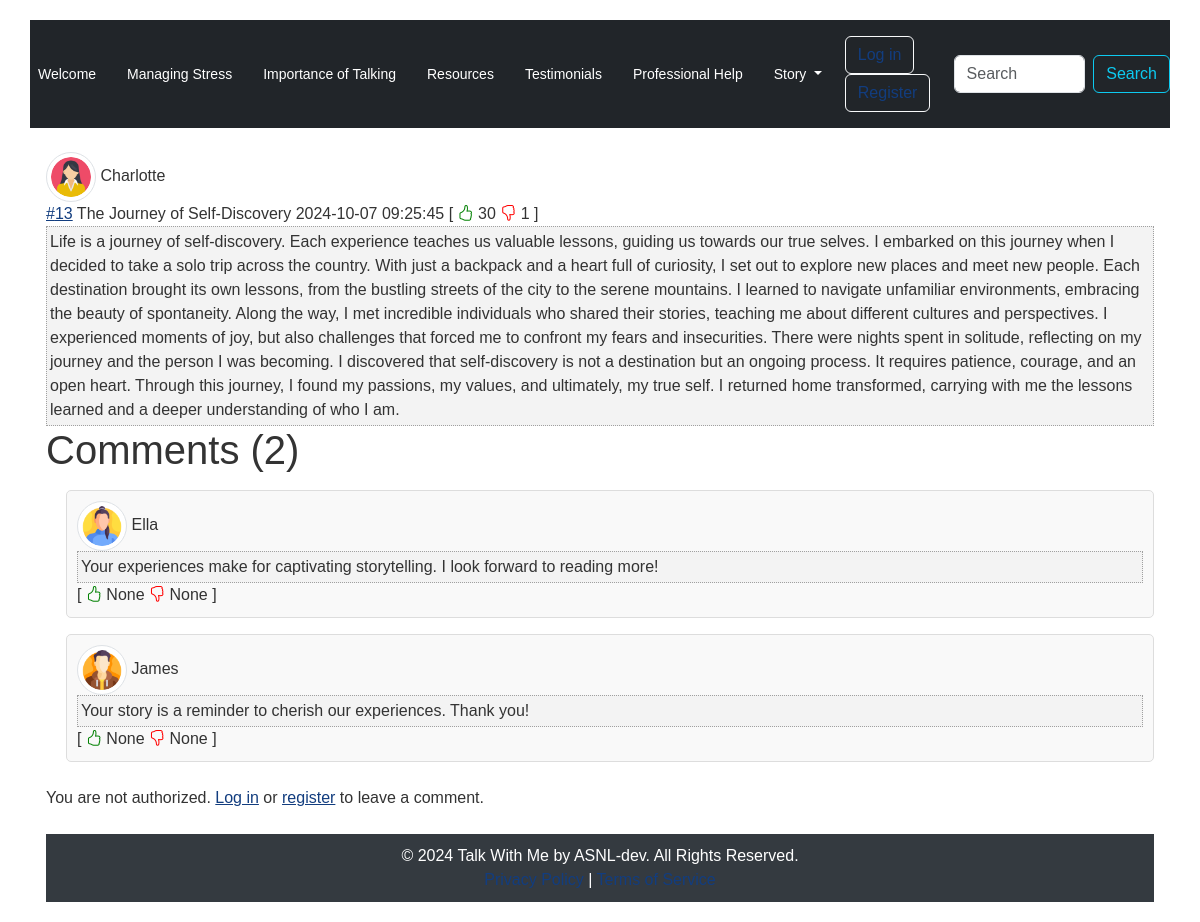
Page /post/13 on the committed database.
### models.py (models this page shows)
class User(db.Model):
    __tablename__ = 'users'
    id = db.Column(db.Integer, primary_key=True)
    username = db.Column(db.String(20), unique=True, nullable=False)
    email = db.Column(db.String(120), unique=True, nullable=False)
    password = db.Column(db.String(60), nullable=False)
    profile_picture_url = db.Column(db.String(200), nullable=True)  # New field
    stories = db.relationship('Story', backref='author', lazy=True)
    comments = db.relationship('Comment', backref='author', lazy=True)
    actions = db.relationship('UserAction', backref='user', lazy=True)

class Story(db.Model):
    __tablename__ = 'stories'
    id = db.Column(db.Integer, primary_key=True)
    title = db.Column(db.String(100), nullable=False)
    content = db.Column(db.Text, nullable=False)
    user_id = db.Column(db.Integer, db.ForeignKey('users.id'), nullable=False)
    datetime = db.Column(db.DateTime, default=datetime.utcnow)
    likes = db.Column(db.Integer, default=0)  # Add likes attribute
    dislikes = db.Column(db.Integer, default=0)  # Add dislikes attribute
    story_actions = db.relationship('UserAction', backref='acted_on_story', lazy=True, cascade="all, delete-orphan")

class Comment(db.Model):
    __tablename__ = 'comments'
    id = db.Column(db.Integer, primary_key=True)
    text = db.Column(db.Text, nullable=False)
    user_id = db.Column(db.Integer, db.ForeignKey('users.id'), nullable=False)
    story_id = db.Column(db.Integer, db.ForeignKey('stories.id'), nullable=False)
    datetime = db.Column(db.DateTime, default=datetime.utcnow)
    likes = db.Column(db.Integer, default=0)  # Add likes attribute
    dislikes = db.Column(db.Integer, default=0)  # Add dislikes attribute
    user = db.relationship('User', backref='comments_by_user')
    comment_actions = db.relationship('UserAction', backref='related_comment_action', lazy=True, cascade="all, delete-orphan")

### app.py (the view, shortened to what this page needs)
@app.route("/post/<int:id>", methods=["GET", "POST"])
def post(id):
    story = Story.query.options(db.joinedload(Story.author)).get_or_404(id)
    comments = Comment.query.filter_by(story_id=id).all()
    user_id = session.get("user_id")
    username = User.query.get(user_id).username if user_id else None
    com_count = len(comments)
    story_data = {
        "id": story.id,
        "title": story.title,
        "content": story.content,
        "author": {
            "id": story.author.id,
            "username": story.author.username,
            "profile_picture_url": story.author.profile_picture_url  # Add profile picture URL
        },
        "datetime": story.datetime,
        "likes": story.likes,
        "dislikes": story.dislikes,
    }
    return render_template('post.html', story=story_data, comments=comments, username=username, com_count=com_count)

### templates/post.html (shortened to what this page needs)
{% extends "base.html" %}
{% block body %}
<div class="view-content">
    <div class="post cit_395664">
      <div class="user-info">
    <img src="{{ url_for('static', filename=story.author.profile_picture_url if story.author.profile_picture_url else 'default_avatar.png') }}" alt="User Avatar" class="img-thumbnail">
    <span>{{ story.author.username }}</span>
    </div>
        <span class="number"><a href="#">#{{ story['id'] }}</a></span>
        <span class="title">{{ story.title }}</span>
        <span class="time">{{ story['datetime'] }}</span>
        <span class="post_id">
            [
            <span class="votes">
                <i class="bi bi-hand-thumbs-up like-button" data-id="{{ story['id'] }}" data-type="story" data-from="story" aria-label="Like"></i>
            </span>
            <span class="rating" id="like-count-{{ story['id'] }}">{{ story['likes'] }}</span>
            <span class="votes">
                <i class="bi bi-hand-thumbs-down dislike-button" data-id="{{ story['id'] }}" data-type="story" data-from="story" aria-label="Dislike"></i>
            </span>
            <span class="rating" id="dislike-count-{{ story['id'] }}">{{ story['dislikes'] }}</span>
            ]
        </span>
<div class="content">{{ story.content }}</div>
<h1>Comments ({{ com_count }})</h1>
<div class="view-content">
    {% if comments %}
        <div class="post cit_395664">
            {% for comment in comments %}
                <div class="comment mt-3">
                    <div class="user-info">
                        <img src="{{ url_for('static', filename=comment.user.profile_picture_url if comment.user.profile_picture_url else 'default_avatar.png') }}" alt="User Avatar" class="img-thumbnail">
                        <span>{{ comment.user.username }}</span>
                    </div>
                    <div class="content">{{ comment.text }}</div>
                    <span class="post_id">
                        [
                        <span class="votes">
                            <i class="bi bi-hand-thumbs-up like-button" data-id="{{ comment.id }}" data-type="comment" aria-label="Like"></i>
                        </span>
                        <span class="rating" id="like-count-{{ comment.id }}">{{ comment.likes }}</span>
                        <span class="votes">
                            <i class="bi bi-hand-thumbs-down dislike-button" data-id="{{ comment.id }}" data-type="comment" aria-label="Dislike"></i>
                        </span>
                        <span class="rating" id="dislike-count-{{ comment.id }}">{{ comment.dislikes }}</span>
                        ]
                    </span>
                </div>
            {% endfor %}
        </div>
    {% else %}
        <p>There are no comments for this story yet. You can be the first.</p>
    {% endif %}
</div>
<br>
{% if username is none %}
    <p>You are not authorized. <a href="/login">Log in</a> or <a href="/register">register</a> to leave a comment.</p>
{% endif %}
{% endblock %}

### static/style.css (style rules this page uses)
a, input, textarea { outline: 0 none; }
a:link, a:active { color: #123D7F; }
body { background-attachment: fixed; background-image: url("/static/background.jpg"); background-size: cover; background-position: center; font-family: Arial, sans-serif; font-size: 16px; color: #333; background-color: #fff; padding: 20px; }
p, h1, h2, h3, h4 { margin: 0; padding: 0; border: none; }
.post .content { background-color: #f3f3f3; border: 1px dotted #a0a0a0; font-size: 100%; padding: 3px; }
.like-button { color: green; cursor: pointer; }
.dislike-button { color: red; cursor: pointer; }
.user-info img { width: 50px; height: 50px; border-radius: 50%; }
.comment { margin-left: 20px; margin-top: 10px; padding: 10px; background-color: #f9f9f9; border: 1px solid #ddd; border-radius: 5px; }

### rows in the picture
User: profile_picture_url (picture), author.username "Charlotte"
Story: title "The Journey of Self-Discovery", datetime "2024-10-07 09:25:45", content "Life is a journey of self-discovery. Each experience teaches us valuable lessons, guiding us towards our true selves. I embarked on this journey when I decided to take a solo trip across the country. With just a backpack and a heart full of curiosity, I set out to explore new places and meet new people. Each destination brought its own lessons, from the bustling streets of the city to the serene mountains. I learned to navigate unfamiliar environments, embracing the beauty of spontaneity. Along the way, I met incredible individuals who shared their stories, teaching me about different cultures and perspectives. I experienced moments of joy, but also challenges that forced me to confront my…"
Comment: profile_picture_url (picture), user.username "Ella", text "Your experiences make for captivating storytelling. I look forward to reading more!", likes "None", dislikes "None"
Comment: profile_picture_url (picture), user.username "James", text "Your story is a reminder to cherish our experiences. Thank you!", likes "None", dislikes "None"

### other values in the picture
{{ story['id'] }} "13"
{{ story['likes'] }} "30"
{{ story['dislikes'] }} "1"
{{ com_count }} "2"
